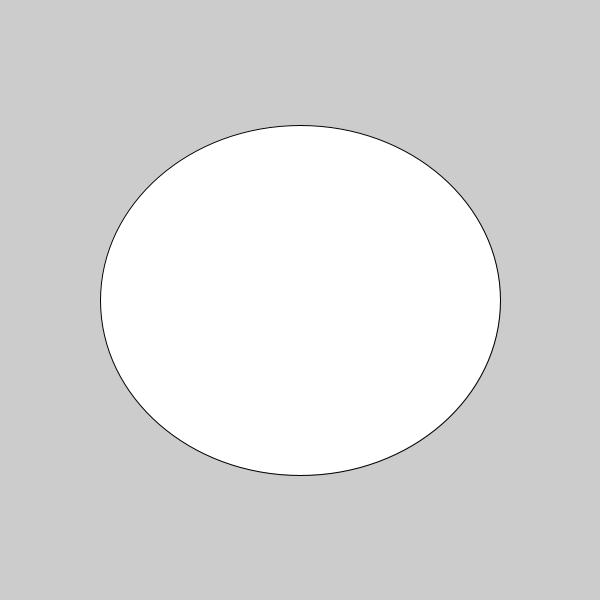
Frame 1 (no input)
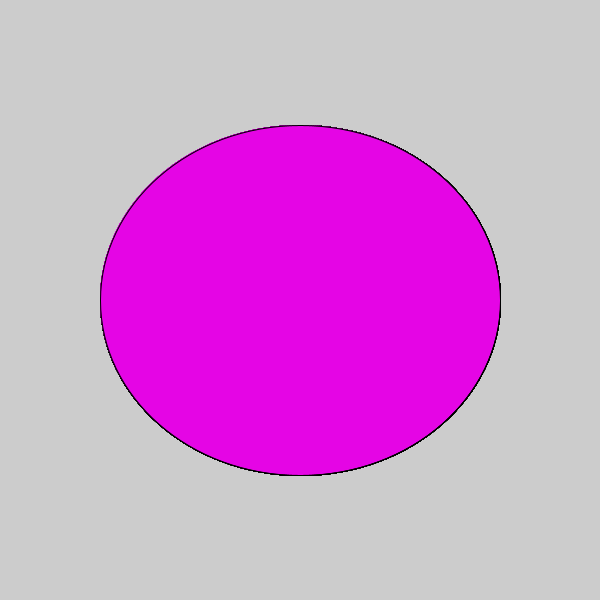
Frame 60 (the mouse pressed at the canvas centre just before this capture)
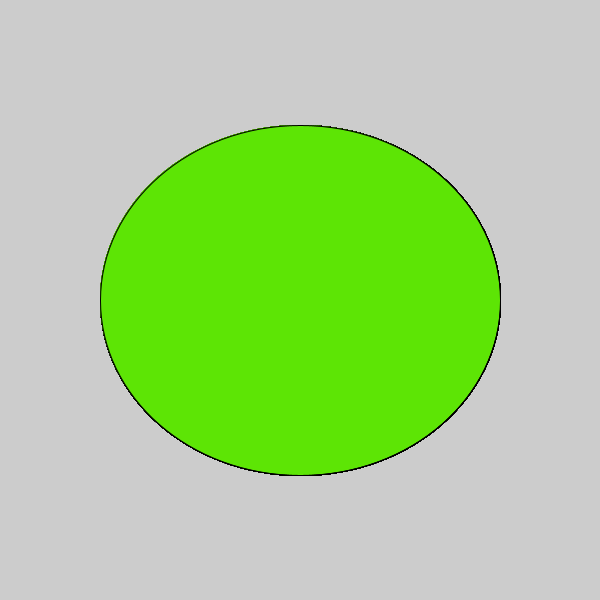
Frame 120 (the mouse held since frame 60 and released just before this capture)

The Processing sketch that drew these frames (run headless with seeded random() and noise(); from frame 60 on, the mouse is pressed at the canvas centre):

// Processing sketch: c_LogicalDot
// ── c_LogicalDot.pde

void setup() {
  
// 1. Set the size of the sketch. Make it 600 pixels square. 
  size(600,600);

}

void draw() {
  
// 2. Draw an ellipse
// Run the program to make sure it works before moving on.
ellipse(300,300, 400,350);

// 3. Change the color of the ellipse when the mouse is pressed.
//    Use the following code, but put your colors where indicated
//    Remember to use the   fill()  command to set colors.

if (mousePressed) {
 
   fill(#5DE505);
  
} else {
  
  fill(#E505E5);
  
}  
  
  
  
}
